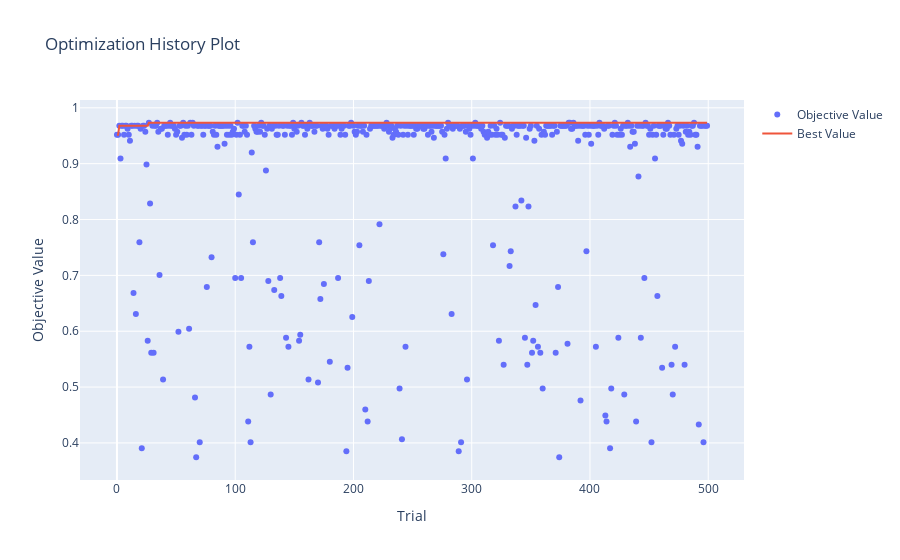

Notebook source saved alongside this figure:
### Code cell
optuna.visualization.plot_optimization_history(study_rand)

### Figure 1 — Plotly figure (JSON) as saved in the notebook; plotly's stock layout.template omitted (floating-point values rounded to 4 significant figures; data arrays with more than 128 entries replaced by an {"elided": "..."} marker saying what was removed)
{"data": [{"mode": "markers", "name": "Objective Value", "type": "scatter", "x": {"elided": "500 int values"}, "y": {"elided": "500 float values"}}, {"name": "Best Value", "type": "scatter", "x": {"elided": "500 int values"}, "y": {"elided": "500 float values"}}], "layout": {"title": {"text": "Optimization History Plot"}, "xaxis": {"title": {"text": "Trial"}}, "yaxis": {"title": {"text": "Objective Value"}}}}
